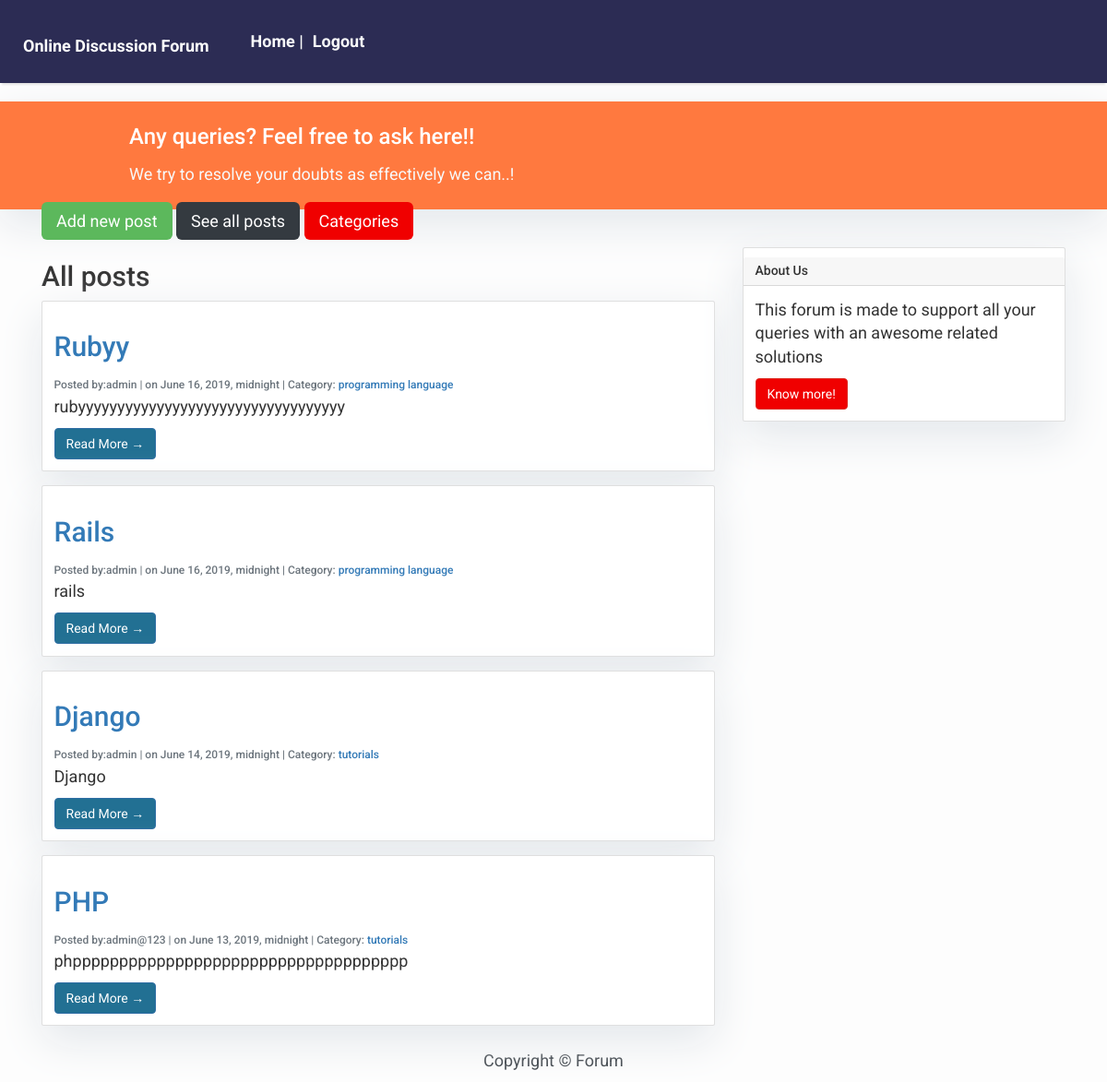
/forum/view/ (signed in), run on the app's committed database.
### forum/models.py (models this page shows, shortened)
class Post(models.Model):
    title = models.CharField(max_length=30,unique=True)
    user = models.ForeignKey(settings.AUTH_USER_MODEL, on_delete=models.CASCADE)
    desc = models.TextField()
    date = models.DateTimeField(null=True)
    category = models.ForeignKey(Category,on_delete=models.CASCADE,null=True)
    class Meta:
        ordering = ['-date']
        verbose_name = 'post'
        verbose_name_plural = 'posts'

class Category(models.Model):
    title = models.CharField(max_length=100,unique=True)
    date = models.DateField(default = timezone.now)
    user = models.ForeignKey(User,on_delete= models.CASCADE)
    class Meta:
        verbose_name = 'category'
        verbose_name_plural = 'categories'
    def __str__(self):
        return self.title

### forum/views.py (the view)
# urls.py: path('view/',views.PostList,name='post_list'),
@login_required(login_url='login')
def PostList(request):
    post = Post.objects.all()
    context = {'post': post}
    return render(request, 'forum/post_list.html', context)

### templates/forum/post_list.html (shortened to what this page needs)
{% extends "base/base.html" %}
{% block content %}
<header class="masthead">
    <div class="container">
        <div class="row">
            <div class=" col-md-8 col-md-10 mx-auto">
                <div class="site-heading">
                    <h3 class=" site-heading my-4 mt-3 text-white"> Any queries? Feel free to ask here!! </h3>
                    <p class="text-light">We try to resolve your doubts as effectively we can..!
                    </p>
                </div>
            </div>
        </div>
    </div>
</header>
<div class="container">
<a href="{% url 'new_post' %}" class=" btn-lg btn-success">Add new post</a>
<a href="{% url 'post_list_all'  %}" class=" btn-lg btn-dark">See all posts</a>
      <a href="{% url 'category_list' %} " class=" btn-lg btn-danger">Categories</a>
    <div class="row">
        <div class="col-md-8 mt-3 left">
        <h2 >All posts</h2>
            {% for post in post.all %}
            <div class="card mb-4">
                <div class="card-body">
                    <h2> <a href="{% url 'post_detail' post.id %}">{{ post.title }}</a></h2>
                    <small class="card-text text-muted h6"> Posted by:{{ post.user }} | on {{ post.date}} |
                        Category:<a href="{% url 'list_of_post_by_category' post.category.id %}"> {{ post.category }}</a>  </small>
                    <p class="card-text">{{post.desc|slice:":100" }}</p>
                    <a href="{% url 'post_detail' post.id %}" class="btn btn-primary">Read More &rarr;</a>
                </div>
            </div>
         {% endfor %}
        </div>
            {% block sidebar %} {% include 'forum/sidebar.html' %} {% endblock sidebar %}
    </div>
</div>
{% endblock %}

### templates/base/base.html (style rules this page uses)
body { font-family: "Roboto", sans-serif; font-size: 17px; background-color: #fdfdfd; }

### templates/forum/post_list.html (style rules this page uses)
body { font-family: "Roboto", sans-serif; font-size: 18px; background-color: #fdfdfd; }
.btn-primary { background: #227093; }
.masthead { background: #ff793f ; height: auto; padding-bottom: 15px; box-shadow: 0 16px 48px #E3E7EB; padding-top: 10px; }
.card { box-shadow: 0 16px 48px #E3E7EB; }

### templates/forum/sidebar.html (style rules this page uses)
.card { box-shadow: 0 16px 48px #E3E7EB; }
.btn-danger { color: #fff; background-color: #f00000; border-color: #dc281e; }

### data on the page
Post: title "Rubyy", user "admin", date "June 16, 2019, midnight", category "programming language", desc "rubyyyyyyyyyyyyyyyyyyyyyyyyyyyyyyyyyy"
Post: title "Rails", user "admin", date "June 16, 2019, midnight", category "programming language", desc "rails"
Post: title "Django", user "admin", date "June 14, 2019, midnight", category "tutorials", desc "Django"
Post: title "PHP", user "admin@123", date "June 13, 2019, midnight", category "tutorials", desc "phpppppppppppppppppppppppppppppppppppp"
